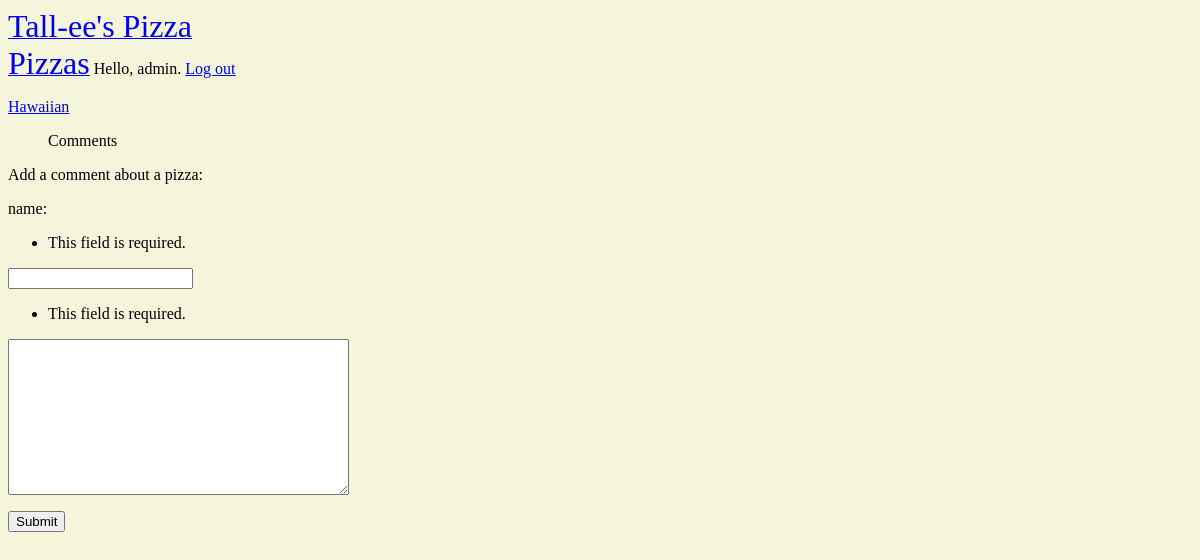
The page /comments/2/ (signed in) on the database as committed earlier.
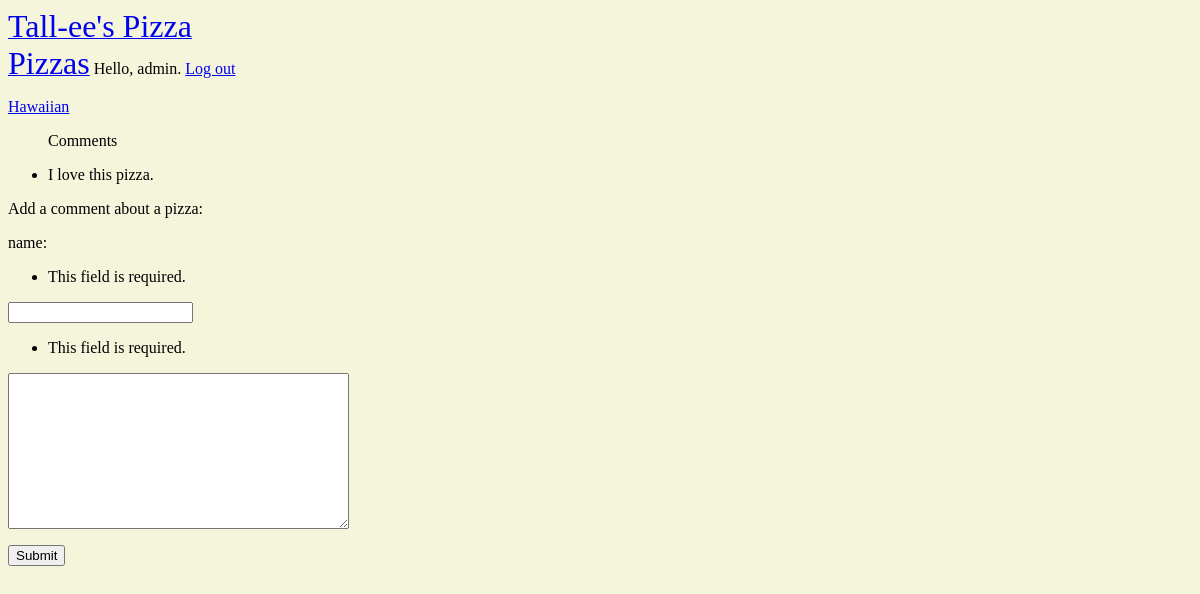
The same page on the database as committed later.
### pizzas/models.py (models this page shows, shortened)
class Comment(models.Model):
    pizza = models.ForeignKey(Pizza, on_delete=models.CASCADE)
    name = models.CharField(max_length=100)
    text = models.TextField()
    date_added = models.DateTimeField(auto_now_add=True,blank=True)
    class Meta:
        ordering=['date_added']

### pizzas/views.py (the view)
# urls.py: path('comments/<int:pizza_id>/', views.comments, name='comments'),
@login_required
def comments(request, pizza_id):
    form=CommentForm(data=request.POST)
    comments=Pizza.objects.get(id=pizza_id)
    comments = Comment.objects.all().filter(pizza=pizza_id)
    pizza = Pizza.objects.get(id=pizza_id)
    if request.method == 'POST' and request.POST.get('btn1'):
        form= CommentForm()
        comment = request.POST.get('comment')
        Comment.objects.create(pizza_id=pizza_id,username=request.user, text=comment)
    else:
        form=CommentForm(data=request.POST)
        if form.is_valid():
            comments=form.save(commit=False)
            comments.pizza=pizza
            comments.save()
            return redirect('pizzas:index')
    context = {'pizza': pizza, 'form':form, 'comments':comments}
    return render(request, 'pizzas/comments.html', context)

### pizzas/forms.py
class CommentForm(forms.ModelForm):
    class Meta:
        model = Comment
        fields= ('name', 'text')
        labels={'name': 'name', 'text': ''}

### pizzas/models.py (called while the page is built)
    def __str__(self):
        return self.pizza_name

### pizzas/templates/pizzas/comments.html (shortened to what this page needs)
{% extends 'pizzas/base.html' %}
{% block content %}
<body bgcolor="beige"></body>
<p><a href ="{% url 'pizzas:pizza' pizza.id %}">{{ pizza }}</a></p>
<ul>
    <p>Comments</p>
        <p> {% for c in comments %}</p>
        <li>{{ c.text }}</li>
        {% endfor %}
</ul>
<p>Add a comment about a pizza:</p>
<form action=" " method="post"> {% csrf_token %}
    {{ form }}
    <input type="submit" value="Submit" />
</form>
{% endblock content %}

Rows that differ between the two databases and show on the page:
added Comment: text "I love this pizza."
